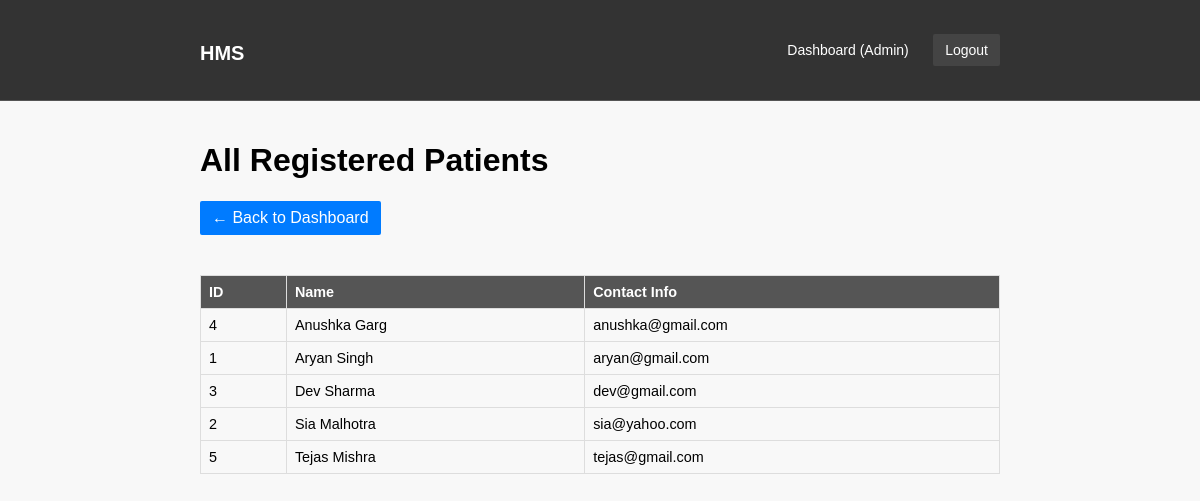
Page /admin/patients (signed in) on the committed database.
### tables this page shows
CREATE TABLE Patient (
            id INTEGER PRIMARY KEY AUTOINCREMENT,
            user_id INTEGER UNIQUE NOT NULL,
            name TEXT NOT NULL,
            contact_info TEXT UNIQUE NOT NULL,
            is_blacklisted BOOLEAN NOT NULL DEFAULT 0,
            FOREIGN KEY (user_id) REFERENCES User(id)
        );

### app.py (the view)
        @is_logged_in
        def wrapper(*args, **kwargs):
            if session.get('role') != required_role:
                flash(f'Access denied. Only {required_role} can access this.', 'danger')
                return redirect(url_for('dashboard'))
            return f(*args, **kwargs)

### app.py (called while the page is built)
def is_logged_in(f):
    def wrapper(*args, **kwargs):
        if 'logged_in' not in session:
            flash('Please log in to view this page.', 'danger')
            return redirect(url_for('login'))
        return f(*args, **kwargs)
    wrapper.__name__ = f.__name__
    return wrapper

def has_role(required_role):
    def decorator(f):
        @is_logged_in
        def wrapper(*args, **kwargs):
            if session.get('role') != required_role:
                flash(f'Access denied. Only {required_role} can access this.', 'danger')
                return redirect(url_for('dashboard'))
            return f(*args, **kwargs)
        wrapper.__name__ = f.__name__
        return wrapper
    return decorator

@app.route('/admin/patients')
@has_role('Admin')
def view_all_patients():
    conn = get_db_connection()
    patients = conn.execute("""
        SELECT id, name, contact_info FROM Patient
        ORDER BY name
    """).fetchall()
    conn.close()
    context = {
        'patients': patients,
        'section_title': 'All Registered Patients'
    }
    return render_template('admin/all_patients.html', **context)

### database.py (called while the page is built)
def get_db_connection():
    conn = sqlite3.connect(DB_NAME)
    conn.row_factory = sqlite3.Row
    conn.execute('PRAGMA foreign_keys = ON;')
    return conn

### templates/admin/all_patients.html
{% extends "base.html" %}
{% block content %}
<h1>{{ section_title }}</h1>
<a href="{{ url_for('admin_dashboard') }}" class="button" style="background: #007bff; margin-bottom: 20px;">
    ← Back to Dashboard
</a>
{% if patients %}
    <table>
        <thead>
            <tr>
                <th>ID</th>
                <th>Name</th>
                <th>Contact Info</th>
            </tr>
        </thead>
        <tbody>
            {% for patient in patients %}
                <tr>
                    <td>{{ patient['id'] }}</td>
                    <td>{{ patient['name'] }}</td>
                    <td>{{ patient['contact_info'] }}</td>
                </tr>
            {% endfor %}
        </tbody>
    </table>
{% else %}
    <div class="alert alert-info">No patient records found in the system.</div>
{% endif %}
{% endblock %}

### static/css/style.css (style rules this page uses)
body { font-family: Arial, sans-serif; margin: 0; padding: 0; background-color: #f8f8f8; }
button, .button { background: #444; color: #fff; padding: 8px 12px; border: none; cursor: pointer; border-radius: 2px; text-decoration: none; display: inline-block; transition: background 0.3s; }
table { width: 100%; border-collapse: collapse; margin-top: 20px; font-size: 0.9em; }
th, td { padding: 8px; border: 1px solid #ddd; text-align: left; }
th { background-color: #555; color: white; }

### rows in the picture
Patient: id "4", name "Anushka Garg", contact_info "anushka@gmail.com"
Patient: id "1", name "Aryan Singh", contact_info "aryan@gmail.com"
Patient: id "3", name "Dev Sharma", contact_info "dev@gmail.com"
Patient: id "2", name "Sia Malhotra", contact_info "sia@yahoo.com"
Patient: id "5", name "Tejas Mishra", contact_info "tejas@gmail.com"

### other values in the picture
{{ session.get('role') }} "Admin"
{{ section_title }} "All Registered Patients"
